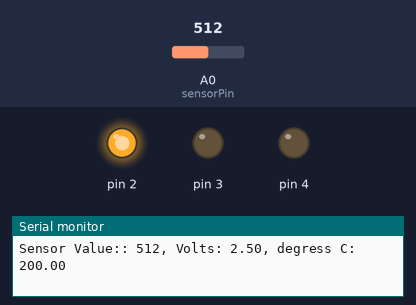
The sketch below on a simulated Arduino Uno, built with avr-gcc and run on an emulated ATmega328P. On the bench: output pins drawn as LEDs (lit = HIGH), the last lines printed to the serial monitor. Inputs (shaded band) come from the test bench; at power-on: A0 (sensorPin) = 512.

Above: at 1.2 s.
1.3 s: A0 (sensorPin) set to 153
4.3 s: A0 (sensorPin) set to 135
At 4.6 s:
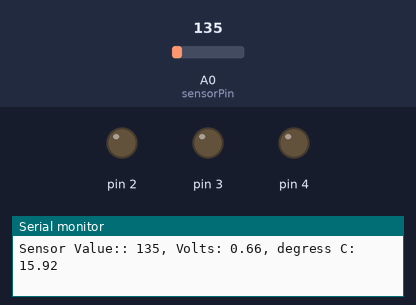
5.8 s: A0 (sensorPin) set to 306
At 7.2 s:
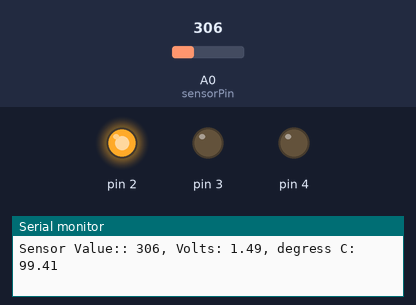
Timing chart, 0 to 8.8 s (numbered marks = the images above; inputs shaded):
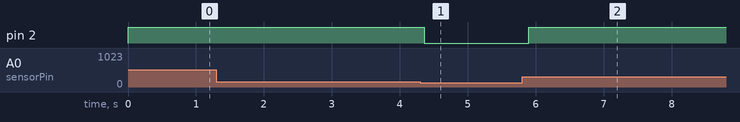

The sketch:

analog_circuit_code.ino
```cpp
const int sensorPin = A0;
  const float baselineTemp = 20.0;

void setup(){
  Serial.begin(9600); //open a serial port
  for (int pinNumber = 2; pinNumber < 5; pinNumber++){
       pinMode(pinNumber, OUTPUT);
       digitalWrite(pinNumber, LOW);
       }
       }

       void loop(){
         int sensorVal = analogRead(sensorPin);
         Serial.print("Sensor Value:: ");
         Serial.print (sensorVal);

         //convert the ADC reading to voltage
         float voltage = (sensorVal/1024.0)*5.0;
         Serial.print(", Volts: ");
         Serial.print(voltage);
         Serial.print(", degress C: ");
                      //convert the voltage to temperature in degrees
                      float temperature = (voltage - .5)*100;
                      Serial.println(temperature);
                      if(temperature < baselineTemp){
                        digitalWrite(1, LOW);
                        digitalWrite(2, LOW);
                      }
         else if(temperature >= baselineTemp+2 && temperature < baselineTemp+4){
                        digitalWrite(1, HIGH);
                        digitalWrite(2, LOW);
                      }
                      else if(temperature >= baselineTemp+4 && temperature < baselineTemp+6){
                        digitalWrite(1, HIGH);
                        digitalWrite(2, HIGH);
                      }
                      else if(temperature >= baselineTemp+6){
                        digitalWrite(1, HIGH);
                        digitalWrite(2, HIGH);
                      }
                      delay(1);
                      }
```

Measured:
- the behaviour switches between 144 and 143 on A0 (sensorPin) (found by bisection; images 0 and 1)
- after the input at 4.3 s, pin 2: HIGH → LOW after 0.06 s
- after the input at 5.8 s, pin 2: LOW → HIGH after 0.10 s
